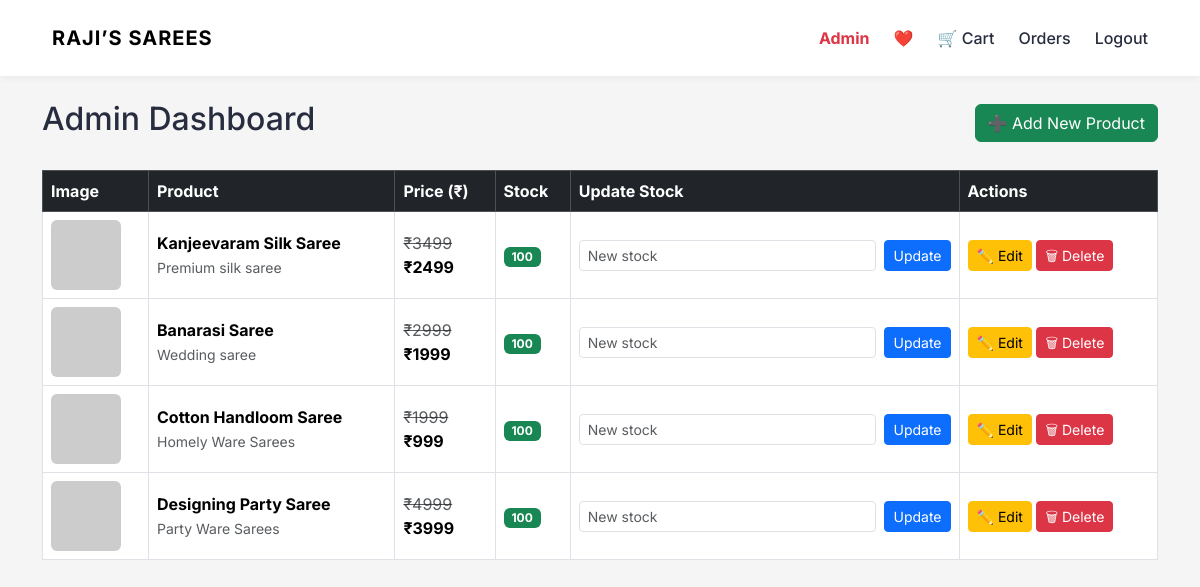
The app's page /admin/dashboard (signed in), older data.
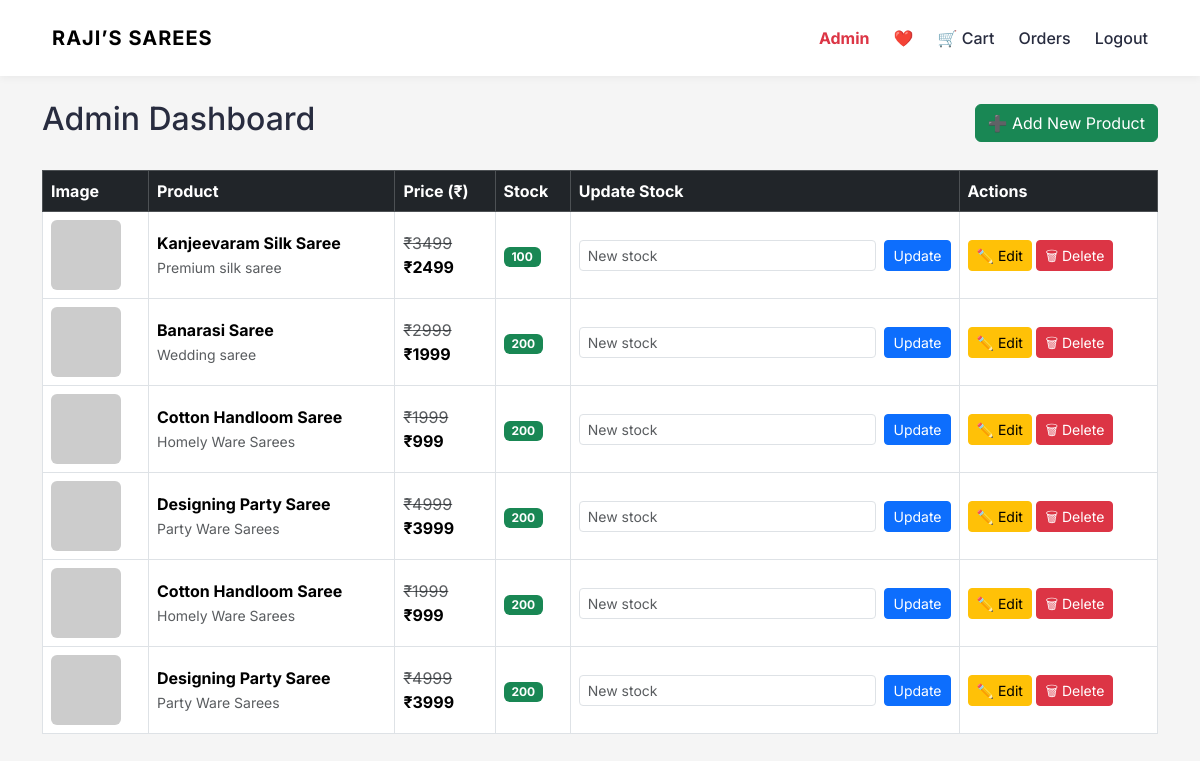
The same page, newer data.
### app.py (models this page shows)
class Product(db.Model):
    id = db.Column(db.Integer, primary_key=True)
    name = db.Column(db.String(150), nullable=False)
    mrp = db.Column(db.Integer, nullable=False)
    price = db.Column(db.Integer, nullable=False)
    stock = db.Column(db.Integer, nullable=False)
    image = db.Column(db.String(300), nullable=False)
    description = db.Column(db.Text, nullable=False)

### app.py (the view)
@app.route("/admin/dashboard")
@login_required
def admin_dashboard():
    if not current_user.is_admin:
        abort(403)
    products = Product.query.all()
    return render_template(
        "admin/dashboard.html",
        products=products
    )

### app.py (called while the page is built)
@login_manager.user_loader
def load_user(user_id):
    return User.query.get(int(user_id))

@app.context_processor
def inject_cart_count():
    if current_user.is_authenticated:
        count = db.session.query(
            func.sum(CartItem.quantity)
        ).filter_by(user_id=current_user.id).scalar()
        return {"cart_count": count or 0}
    return {"cart_count": 0}

### templates/admin/dashboard.html
{% extends "base.html" %}
{% block content %}
<div class="d-flex justify-content-between align-items-center mb-4">
  <h2>Admin Dashboard</h2>
  <a href="/admin/product/add" class="btn btn-success">
    ➕ Add New Product
  </a>
</div>
<div class="table-responsive">
  <table class="table table-bordered align-middle">
    <thead class="table-dark">
      <tr>
        <th>Image</th>
        <th>Product</th>
        <th>Price (₹)</th>
        <th>Stock</th>
        <th>Update Stock</th>
        <th>Actions</th>
      </tr>
    </thead>
    <tbody>
      {% for product in products %}
      <tr>
        <td>
          <img src="{{ product.image }}" width="70" class="rounded">
        </td>
        <td>
          <strong>{{ product.name }}</strong><br>
          <small class="text-muted">{{ product.description }}</small>
        </td>
        <td>
          <del class="text-muted">₹{{ product.mrp }}</del><br>
          <strong>₹{{ product.price }}</strong>
        </td>
        <td>
          {% if product.stock > 10 %}
            <span class="badge bg-success">{{ product.stock }}</span>
          {% elif product.stock > 0 %}
            <span class="badge bg-warning text-dark">{{ product.stock }}</span>
          {% else %}
            <span class="badge bg-danger">Out of stock</span>
          {% endif %}
        </td>
        <td>
          <form
            method="POST"
            action="/admin/update-stock/{{ product.id }}"
            class="d-flex gap-2"
          >
            <input
              type="number"
              name="stock"
              min="0"
              class="form-control form-control-sm"
              placeholder="New stock"
              required
            >
            <button class="btn btn-sm btn-primary">Update</button>
          </form>
        </td>
        <td>
          <a
            href="/admin/product/edit/{{ product.id }}"
            class="btn btn-sm btn-warning"
          >
            ✏️ Edit
          </a>
          <a
            href="/admin/product/delete/{{ product.id }}"
            class="btn btn-sm btn-danger"
            onclick="return confirm('Delete this product?')"
          >
            🗑 Delete
          </a>
        </td>
      </tr>
      {% endfor %}
    </tbody>
  </table>
</div>
{% endblock %}

### templates/base.html (shortened to what this page needs)
<!DOCTYPE html>
<html lang="en">
<head>
    <link href="https://cdn.jsdelivr.net/npm/bootstrap@5.3.3/dist/css/bootstrap.min.css" rel="stylesheet">
    <link rel="stylesheet" href="{{ url_for('static', filename='css/style.css') }}">
</head>
<body>
<div class="toast-container position-fixed top-0 end-0 p-3">
</div>
<nav class="navbar navbar-expand-lg myntra-navbar">
  <div class="container">
    <a class="navbar-brand brand-logo" href="/">RAJI’S SAREES</a>
    <div class="ms-auto d-flex align-items-center gap-4">
      {% if current_user.is_authenticated %}
        {% if current_user.is_admin %}
          <a href="/admin/dashboard" class="nav-icon fw-bold text-danger">
            Admin
          </a>
        {% endif %}
        <a href="/wishlist" class="nav-icon">
          ❤️
        </a>
        <a href="/cart" class="nav-icon position-relative">
          🛒 Cart
        </a>
        <a href="/orders" class="nav-icon">Orders</a>
        <a href="/logout" class="nav-icon">Logout</a>
      {% else %}
        <a href="/login" class="nav-icon">Login</a>
        <a href="/register" class="nav-icon">Register</a>
      {% endif %}
    </div>
  </div>
</nav>
<div class="container mt-4">
    {% block content %}{% endblock %}
</div>
</body>
</html>

### static/css/style.css (style rules this page uses)
* { margin: 0; padding: 0; box-sizing: border-box; }
body { font-family: 'Inter', sans-serif; background-color: #f5f5f6; color: #282c3f; }
body { background-color: #f5f5f5; }
.myntra-navbar { background: #ffffff; padding: 15px 0; box-shadow: 0 2px 10px rgba(0,0,0,0.05); }
.brand-logo { font-weight: 700; letter-spacing: 1px; }
.nav-icon { text-decoration: none; font-weight: 500; color: #282c3f; }
button { transition: all 0.3s ease; }
.navbar { display: flex; justify-content: space-between; align-items: center; padding: 18px 40px; background: #fff; box-shadow: 0 2px 8px rgba(0,0,0,0.05); }

Row changes from the older to the newer data that the page shows:
changed Product "Banarasi Saree": stock "100" → "200"
changed Product (number 3 of 6 on the later page): stock "100" → "200"
changed Product (number 4 of 6 on the later page): stock "100" → "200"
added Product: name "Cotton Handloom Saree", description "Homely Ware Sarees", mrp "1999", price "999", stock "200"
added Product: name "Designing Party Saree", description "Party Ware Sarees", mrp "4999", price "3999", stock "200"
